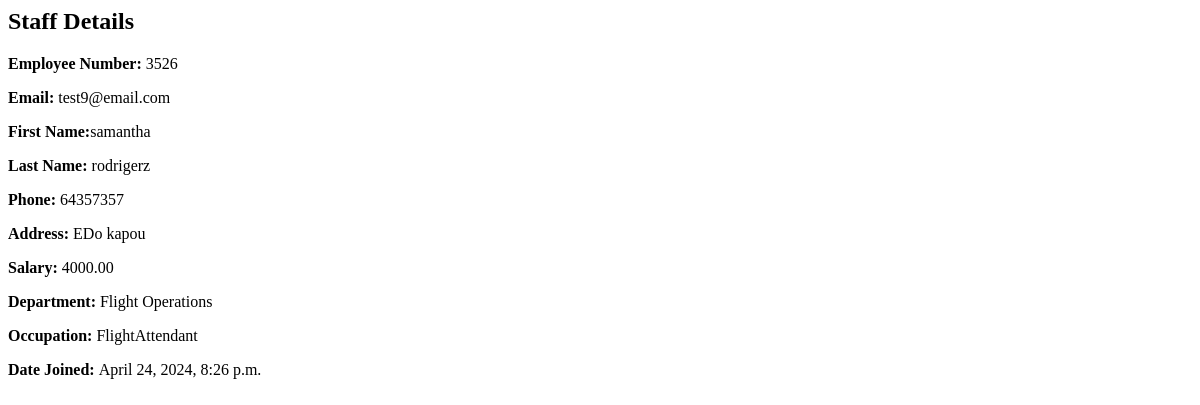
Page /staff-data/3/ on the earlier database version.
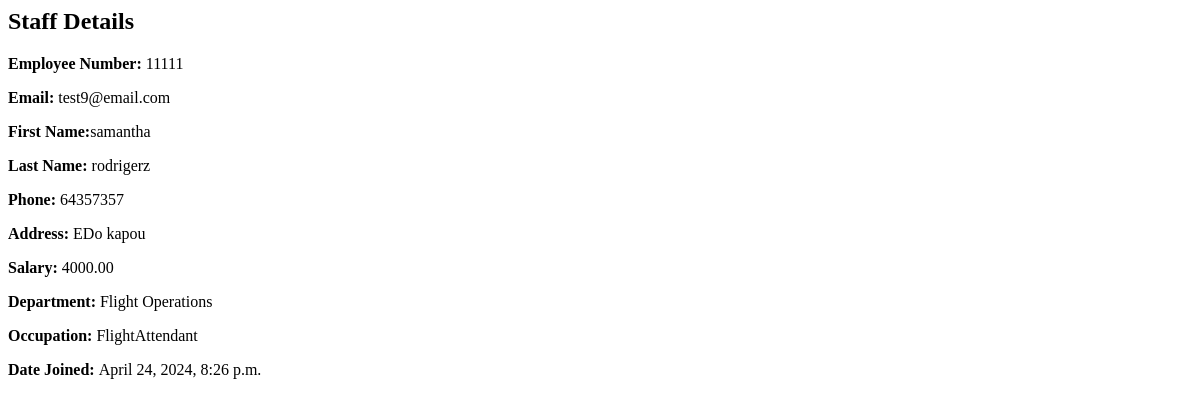
Same page on the later database version.
### staff/models.py (models this page shows, shortened)
class Staff(User):
    employee_number = models.CharField(max_length=20)
    address = models.TextField()
    phone = models.CharField(max_length=20)
    salary = models.DecimalField(max_digits=10, decimal_places=2)
    department = models.ForeignKey(Department, on_delete=models.SET_NULL, null=True)
    staff_groups = models.ManyToManyField(Group, related_name='staff_groups', blank=True)
    staff_user_permissions = models.ManyToManyField(Permission, related_name='staff_user_permissions', blank=True)
    ROLE_CHOICES = [
        ('Pilot', 'Pilot'),
        ('FlightAttendant', 'Flight Attendant'),
        ('Security Personnel', 'Security Personnel'),
        ('Air Traffic Controllers', 'Air Traffic Controllers'),
        ('Maintenance Crew', 'Maintenance Crew'),
        ('Customer Service Representatives', 'Customer Service Representatives'),
    ]
    role = models.CharField(max_length=55, choices=ROLE_CHOICES, default='Other')

class Department(models.Model):
    name = models.CharField(max_length=100)
    def __str__(self):
        return self.name

### base/views.py (the view)
# urls.py: path('staff-data/<int:pk>/', views.staff_data, name='staff_data'),
def staff_data(request, pk):
    staff_detail = get_object_or_404(Staff, pk=pk)
    context = {'staff_detail': staff_detail}
    return render(request, 'base/staff_data.html', context)

### base/templates/base/staff_data.html
{% block content %}
<div>
  <h2>Staff Details</h2>
  <div>
    <div>
      <div>
        <p>
        <p><strong>Employee Number:</strong> {{staff_detail.employee_number}}</p>
          <strong>Email:</strong>
          {{staff_detail.email}}
        </p>
        <p>
          <strong>First Name:</strong>{{staff_detail.first_name}}</p>
        <p><strong>Last Name:</strong> {{staff_detail.last_name}}</p>
        <p><strong>Phone:</strong> {{staff_detail.phone}}</p>
        <p><strong>Address:</strong> {{staff_detail.address}}</p>
        <p><strong>Salary: </strong>{{staff_detail.salary}}</p>
        <p><strong>Department: </strong>{{staff_detail.department}}</p>
        <p><strong>Occupation: </strong>{{staff_detail.role}}</p>
        <p><strong>Date Joined: </strong>{{staff_detail.date_joined}}</p>
      </div>
    </div>
  </div>
</div>
{% endblock %}

Differences in the rows shown:
changed Staff "EDo kapou": employee_number "3526" → "11111"
